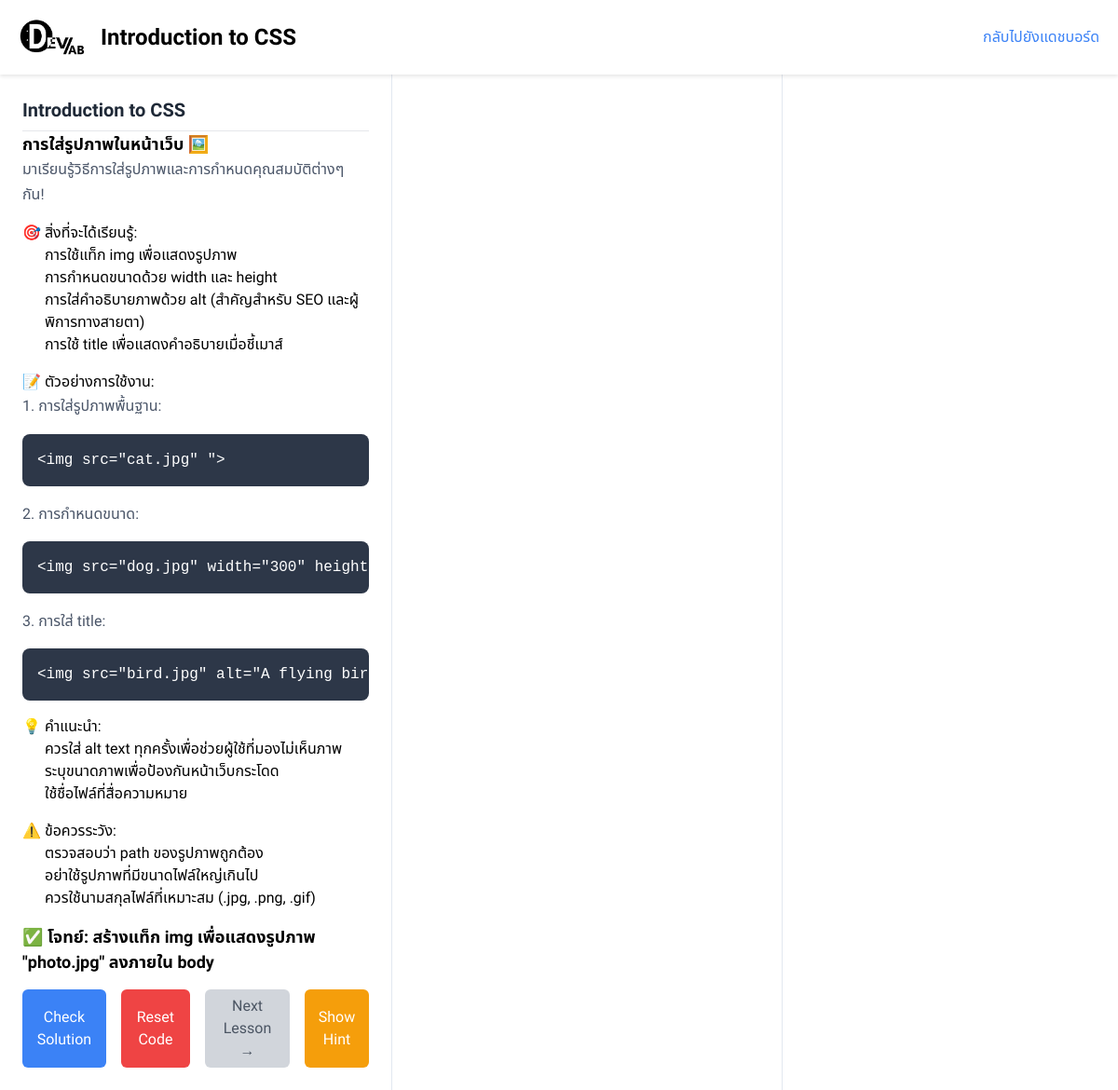
/lesson.php?language=html&lesson=6 (signed in), run on the app's committed database.
### tables this page shows
CREATE TABLE `lessons` (
  `id` int(11) NOT NULL,
  `language` varchar(20) NOT NULL,
  `title` varchar(100) NOT NULL,
  `description` text DEFAULT NULL,
  `expected_output` text DEFAULT NULL,
  `hint` text DEFAULT NULL,
  `order_num` int(11) NOT NULL
);

### lesson_data.php (called while the page is built, shortened)
<?php
function getLesson($pdo, $language, $lesson_id) {
    $stmt = $pdo->prepare("SELECT * FROM lessons WHERE language = ? AND id = ?");
    $stmt->execute([$language, $lesson_id]);
    return $stmt->fetch(PDO::FETCH_ASSOC);
}
?>

### lesson.php (the view, shortened to what this page needs)
<?php
require_once 'config.php';
require_once 'lesson_data.php';
$language = $_GET['language'] ?? 'html';
$lesson_id = (int)($_GET['lesson'] ?? 1);
$lesson = getLesson($pdo, $language, $lesson_id);
?>
<!DOCTYPE html>
<html>
<head>
    <link href="https://cdn.jsdelivr.net/npm/tailwindcss@2.2.19/dist/tailwind.min.css" rel="stylesheet">
</head>
<body>
    <div class="main-container">
        <header class="header">
            <div class="flex justify-between items-center p-5">
                <div class="flex items-center">
                    <img src="img/devlab.png" alt="DevLab Logo" class="h-10 mr-4">
                    <h1 class="text-2xl font-bold"><?php echo htmlspecialchars($lesson['title']); ?></h1>
                </div>
                <div class="flex items-center gap-4">
                    <a href="dashboard_html_detail.php" class="text-blue-500 hover:text-blue-700">กลับไปยังแดชบอร์ด</a>
                </div>
            </div>
        </header>
        <div class="content-wrapper">
            <div class="sidebar">
                <h2 class="text-xl font-bold text-gray-800 border-b pb-2"><?php echo htmlspecialchars($lesson['title']); ?></h2>
                <div class="lesson-content">
                    <?php echo $lesson['description']; ?>
                </div>
                <div class="mt-4 flex justify-center gap-4">
    <button id="checkSolutionBtn"
            class="bg-blue-500 text-white py-1.5 px-3 rounded-md hover:bg-blue-600 ">
        Check Solution
    </button>
    <button id="resetCodeBtn"
            class="bg-red-500 text-white py-1.5 px-3 rounded-md hover:bg-red-600">
        Reset Code
    </button>
    <button id="nextLesson"
            class="bg-gray-300 text-gray-600 py-1.5 px-3 rounded-md cursor-not-allowed "
            disabled>
        Next Lesson →
    </button>
    <button id="showHintBtn"
            class="bg-yellow-500 text-white py-1.5 px-3 rounded-md hover:bg-yellow-600 ">
        Show Hint
    </button>
</div>
            </div>
            <div class="editor-section">
                <div id="editor" class="h-full"></div>
            </div>
            <div class="preview-section">
                <iframe id="preview" class="w-full h-full"></iframe>
            </div>
        </div>
    </div>
</body>
</html>

### lesson.php (style rules this page uses)
:root { --font-thai: 'IBM Plex Sans Thai', 'Noto Sans Thai', sans-serif; --font-english: 'IBM Plex Sans', 'Noto Sans', sans-serif; }
body { font-family: var(--font-thai); margin: 0; padding: 0; height: 100vh; overflow: hidden; }
.main-container { display: flex; flex-direction: column; height: 100vh; }
.header { position: sticky; top: 0; z-index: 50; background-color: white; box-shadow: 0 2px 4px rgba(0, 0, 0, 0.1); }
.content-wrapper { display: flex; flex: 1; overflow: hidden; }
.sidebar { width: 35%; overflow-y: auto; background-color: white; padding: 1.5rem; }
.editor-section { width: 35%; border-left: 1px solid #e2e8f0; border-right: 1px solid #e2e8f0; }
.preview-section { width: 30%; }
.lesson-content p { margin-bottom: 1rem; line-height: 1.7; color: #4a5568; }
.lesson-content ul, .lesson-content ol { margin-left: 1.5rem; margin-bottom: 1rem; }
.lesson-content pre { background-color: #2d3748; color: #fff; padding: 1rem; border-radius: 0.5rem; overflow-x: auto; margin-bottom: 1rem; }
h3 { font-size:18px; font-weight:700; }

### data on the page
lessons: title "Introduction to CSS", description "การใส่รูปภาพในหน้าเว็บ 🖼️ มาเรียนรู้วิธีการใส่รูปภาพและการกำหนดคุณสมบัติต่างๆ กัน! 🎯 สิ่งที่จะได้เรียนรู้: การใช้แท็ก img เพื่อแสดงรูปภาพ การกำหนดขนาดด้วย width และ height การใส่คำอธิบายภาพด้วย alt (สำคัญสำหรับ SEO และผู้พิการทางสายตา) การใช้ title เพื่อแสดงคำอธิบายเมื่อชี้เมาส์ 📝 ตัวอย่างการใช้งาน: 1. การใส่รูปภาพพื้นฐาน: <img src=\"cat.jpg\" \"> 2. การกำหนดขนาด: <img src=\"dog.jpg\" width=\"300\" 3. การใส่ title: <img src=\"bird.jpg\" alt=\"A flying 💡 คำแนะนำ: ควรใส่ alt text ทุกครั้งเพื่อช่วยผู้ใช้ที่มองไม่เห็นภาพ ระบุขนาดภาพเพื่อป้องกันหน้าเว็บกระโดด ใช้ชื่อไฟล์ที่สื่อความหมาย ⚠️ ข้อควรระวัง: ตรวจสอบว่า path ของรูปภาพถูกต้อง อย่าใช้รูปภาพที่มีขนาดไฟล์ใหญ่เกินไป ควรใช้นามสกุลไฟล์ที่เหมาะสม (.jpg,…"
